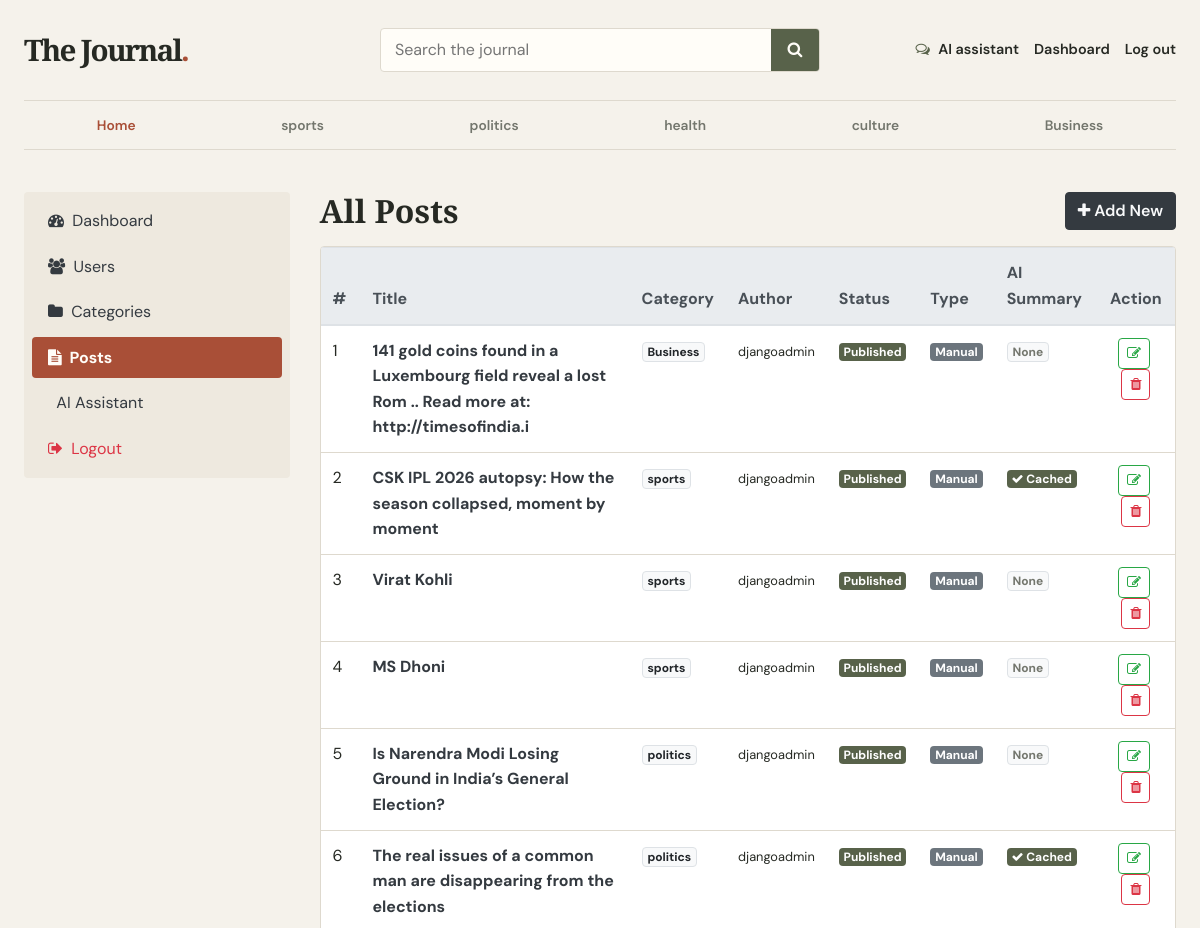
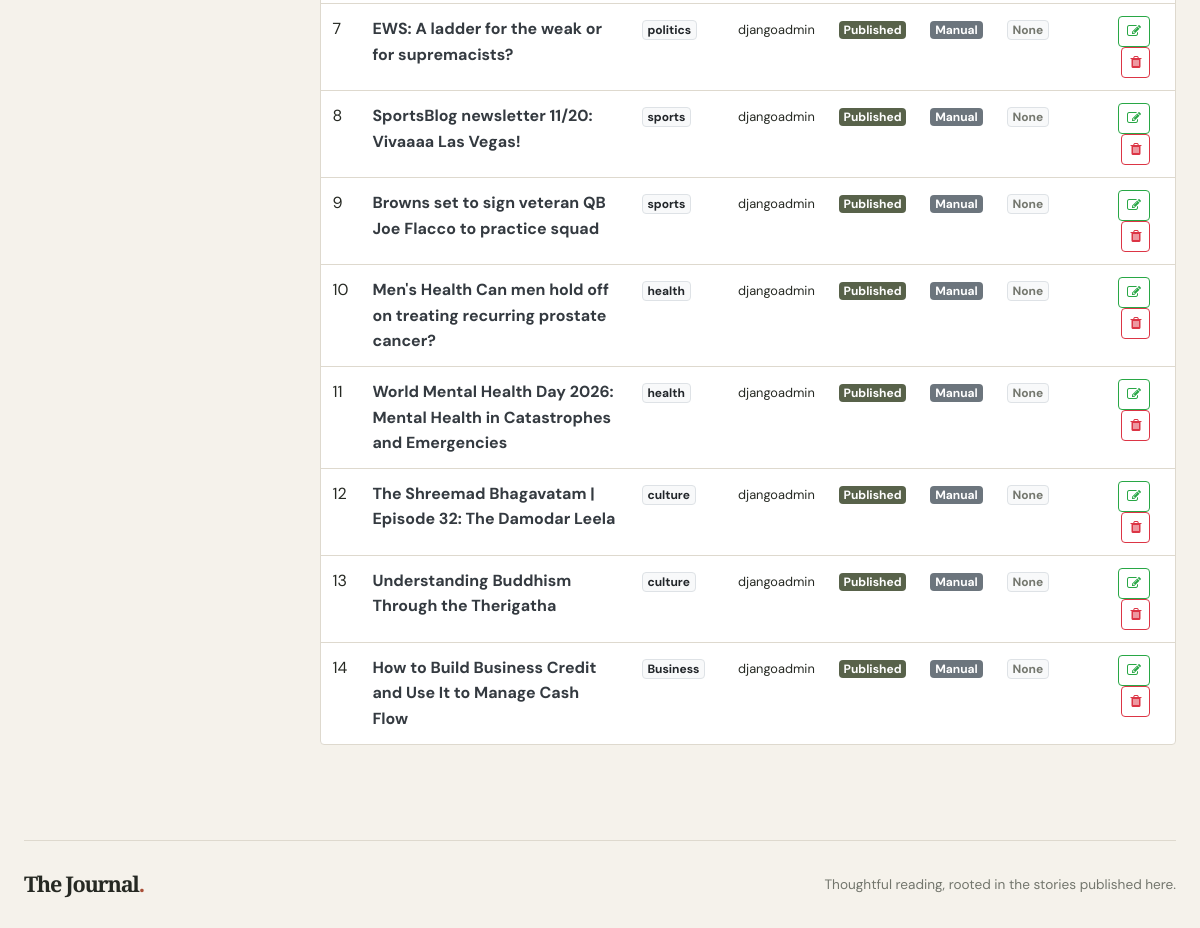
Page /dashboards/posts/ (signed in) on the committed database (2 pictures, top to bottom).
### blog/models.py (models this page shows, shortened)
class category(models.Model):
    category_name = models.CharField(max_length=50 , unique=True)
    created_at = models.DateTimeField(auto_now_add=True)
    updated_at = models.DateTimeField(auto_now=True)
    class Meta:
        verbose_name_plural = "calegories"
    def __str__(self):
        return self.category_name

class Blog(models.Model):
    title = models.CharField(max_length=255)
    slug = models.SlugField(max_length=255, unique=True, blank=True)
    category = models.ForeignKey(category, on_delete=models.CASCADE)
    author = models.ForeignKey(User, on_delete=models.CASCADE)
    featured_image = models.ImageField(upload_to='uploads/%Y/%m/%d', blank=True, null=True)
    short_description = models.TextField(max_length=1000)
    blog_body = models.TextField()
    status = models.CharField(max_length=20, choices=STATUS_CHOICES, default="Draft")
    is_featured = models.BooleanField(default=False)
    ai_summary = models.TextField(blank=True, default="")
    is_ai_generated = models.BooleanField(default=False)
    source_urls = models.TextField(blank=True, default="")
    generation_date = models.DateField(null=True, blank=True)
    created_at = models.DateTimeField(auto_now_add=True)
    updated_at = models.DateTimeField(auto_now=True)

### dashboards/views.py (the view)
# urls.py: path('posts/',views.posts,name='posts'),
@login_required(login_url='login')
def posts(request):
    posts = Blog.objects.all()
    context = {
        'posts': posts,
    }
    return render(request, 'dashboards/posts.html', context)

### blog/context_processors.py (called while the page is built)
def get_categories(request):
    categories = category.objects.all()
    return dict(categories=categories)

### templates/dashboards/posts.html
{% extends 'base.html' %}
{% block content %}
<div class="row">
    {% include 'dashboards/sidebar.html' %}
    <div class="col-md-9">
        <div class="d-flex flex-wrap justify-content-between align-items-center mb-3">
            <h2 class="mb-2 mb-md-0">All Posts</h2>
            <div>
                <a href="{% url 'add_post' %}" class="btn btn-dark text-light">
                    <i class="fa fa-plus"></i> Add New
                </a>
            </div>
        </div>
        <div class="table-responsive shadow-sm border rounded bg-white">
            <table class="table table-hover mb-0 align-middle">
                <thead class="thead-light">
                  <tr>
                    <th>#</th>
                    <th>Title</th>
                    <th>Category</th>
                    <th>Author</th>
                    <th>Status</th>
                    <th>Type</th>
                    <th>AI Summary</th>
                    <th class="text-center">Action</th>
                  </tr>
                </thead>
                <tbody>
                {% for post in posts %}
                  <tr>
                    <td>{{ forloop.counter }}</td>
                    <td>
                        <a href="{% url 'blog' post.slug %}" target="_blank" class="text-dark font-weight-bold">
                            {{ post.title }}
                        </a>
                    </td>
                    <td><span class="badge badge-light border">{{ post.category }}</span></td>
                    <td><small>{{ post.author }}</small></td>
                    <td>
                        {% if post.status == 'Published' %}
                            <span class="badge badge-success">Published</span>
                        {% else %}
                            <span class="badge badge-warning text-dark">Draft</span>
                        {% endif %}
                    </td>
                    <td>
                        {% if post.is_ai_generated %}
                            <span class="badge badge-info"><i class="fa fa-robot"></i> AI Draft</span>
                        {% else %}
                            <span class="badge badge-secondary">Manual</span>
                        {% endif %}
                    </td>
                    <td>
                      {% if post.ai_summary %}
                        <span class="badge badge-success"><i class="fa fa-check"></i> Cached</span>
                      {% else %}
                        <span class="badge badge-light border text-muted">None</span>
                      {% endif %}
                    </td>
                    <td class="text-center">
                        <a href="{% url 'edit_post' post.id %}" class="btn btn-sm btn-outline-success mr-1" title="Edit / Review Post">
                            <i class="fa fa-edit"></i>
                        </a>
                        <a href="{% url 'delete_post' post.id %}" class="btn btn-sm btn-outline-danger" title="Delete Post" onclick="return confirm('Are you sure you want to delete this post?');">
                            <i class="fa fa-trash"></i>
                        </a>
                    </td>
                  </tr>
                {% empty %}
                  <tr>
                    <td colspan="8" class="text-center py-4 text-muted">
                        No posts found. Create one or run the daily AI draft generator!
                    </td>
                  </tr>
                {% endfor %}
                </tbody>
            </table>
        </div>
        <br>
    </div>
</div>
{% endblock %}

### templates/base.html (shortened to what this page needs)
{% load static %}
<!DOCTYPE html>
<html lang="en">
<head>
    <link href="https://getbootstrap.com/docs/4.0/dist/css/bootstrap.min.css" rel="stylesheet">
    <link href="{% static 'css/blog.css' %}" rel="stylesheet">
    <link rel="stylesheet" href="https://cdnjs.cloudflare.com/ajax/libs/font-awesome/4.7.0/css/font-awesome.min.css">
</head>
<body>
    <div class="site-shell">
      <header class="site-header">
        <div class="header-main">
          <a class="blog-header-logo" href="{% url 'home' %}" aria-label="The Journal home">The Journal<span>.</span></a>
          <form class="site-search" action="{% url 'search' %}" method="GET" role="search">
            <input id="site-search-input" type="search" name="keyword" value="{{ keyword|default:'' }}" placeholder="Search the journal">
            <button type="submit" aria-label="Search"><i class="fa fa-search" aria-hidden="true"></i></button>
          </form>
          <nav class="header-actions" aria-label="Account and tools">
            <a class="header-tool" href="{% url 'ai_chat' %}"><i class="fa fa-comments-o" aria-hidden="true"></i> AI assistant</a>
            {% if not user.is_authenticated %}
            <a class="header-account" href="{% url 'login' %}">Log in</a>
            <a class="button button-small" href="{% url 'register' %}">Create account</a>
            {% else %}
            <a class="header-account" href="{% url 'dashboard' %}">Dashboard</a>
            <a class="header-account" href="{% url 'logout' %}">Log out</a>
            {% endif %}
          </nav>
        </div>
        <div class="category-bar">
          <nav class="category-nav" aria-label="Categories">
            <a href="{% url 'home' %}">Home</a>
            {% for i in categories %}
            <a href="{% url 'post_by_category' i.id %}">{{ i.category_name }}</a>
            {% endfor %}
          </nav>
        </div>
      </header>
      {% block content %}{% endblock %}
      <footer class="site-footer">
        <a class="footer-brand" href="{% url 'home' %}">The Journal<span>.</span></a>
        <p>Thoughtful reading, rooted in the stories published here.</p>
      </footer>
    </div>
</body>
</html>

### blog_main/static/css/blog.css (style rules this page uses)
:root { color-scheme: light; --paper: #f5f2eb; --surface: #fffdf8; --surface-muted: #eee9df; --ink: #262923; --muted: #73766d; --line: #ded9ce; --olive: #58624a; --olive-dark: #414a36; --terracotta: #a94f37; --terracotta-dark: #873c29; --serif: "Playfair Display", Georgia, serif; --sans: "DM Sans", Arial, sans-serif; }
* { box-sizing: border-box; }
body { margin: 0; background: var(--paper); color: var(--ink); font-family: var(--sans); font-size: 16px; line-height: 1.6; }
a { color: var(--olive-dark); transition: color .18s ease, background-color .18s ease, border-color .18s ease; }
h1, h2, h3, h4, h5, h6 { color: var(--ink); font-family: var(--serif); font-weight: 600; line-height: 1.2; }
.site-shell { width: min(1200px, calc(100% - 48px)); margin: 0 auto; }
.site-header { margin-bottom: 42px; border-bottom: 1px solid var(--line); }
.header-main { display: grid; grid-template-columns: minmax(190px, 1fr) minmax(220px, 440px) minmax(260px, 1fr); align-items: center; gap: 28px; min-height: 100px; }
.blog-header-logo, .footer-brand { color: var(--ink); font-family: var(--serif); font-size: 1.85rem; font-weight: 700; letter-spacing: -.06em; white-space: nowrap; }
.blog-header-logo span, .footer-brand span { color: var(--terracotta); }
.site-search { display: flex; overflow: hidden; height: 44px; border: 1px solid var(--line); border-radius: 4px; background: var(--surface); }
.site-search input { width: 100%; min-width: 0; padding: 0 14px; border: 0; outline: 0; background: transparent; color: var(--ink); font: inherit; }
.site-search button { width: 48px; flex: 0 0 48px; border: 0; background: var(--olive); color: var(--surface); }
.header-actions { display: flex; align-items: center; justify-content: flex-end; gap: 15px; }
.header-tool, .header-account { color: var(--ink); font-size: .9rem; font-weight: 600; white-space: nowrap; }
.header-tool i { margin-right: 5px; color: var(--olive); }
.category-bar { border-top: 1px solid var(--line); }
.category-nav { display: flex; min-height: 48px; align-items: center; justify-content: space-between; overflow-x: auto; scrollbar-width: thin; }
.category-nav a { flex: 1 0 auto; padding: 12px 18px; color: var(--muted); font-size: .86rem; font-weight: 600; line-height: 24px; text-align: center; white-space: nowrap; }
.category-nav a:first-child { color: var(--terracotta); }
.blog-post-meta, .text-muted { color: var(--muted) !important; }
.table-responsive { border-color: var(--line) !important; background: var(--surface); }
.table { color: var(--ink); }
.table thead th, .thead-light th { border-color: var(--line); background: var(--surface-muted); color: var(--ink); }
.table td, .table th { border-color: var(--line); }
.btn { border-radius: 4px; font-weight: 600; }
.badge-success { background-color: var(--olive); }
.site-footer { display: flex; align-items: center; justify-content: space-between; gap: 20px; margin-top: 70px; padding: 26px 0; border-top: 1px solid var(--line); }
.footer-brand { font-size: 1.35rem; }
.site-footer p { margin: 0; color: var(--muted); font-size: .85rem; }

### rows in the picture
category: category_name "sports"
category: category_name "politics"
category: category_name "health"
category: category_name "culture"
category: category_name "Business"
Blog: title "141 gold coins found in a Luxembourg field reveal a lost Rom .. Read more at: http://timesofindia.i", category "Business", author "djangoadmin", status "Published", is_ai_generated "Manual", ai_summary "None"
Blog: title "CSK IPL 2026 autopsy: How the season collapsed, moment by moment", category "sports", author "djangoadmin", status "Published", is_ai_generated "Manual", shows "Cached"
Blog: title "Virat Kohli", category "sports", author "djangoadmin", status "Published", is_ai_generated "Manual", ai_summary "None"
Blog: title "MS Dhoni", category "sports", author "djangoadmin", status "Published", is_ai_generated "Manual", ai_summary "None"
Blog: title "Is Narendra Modi Losing Ground in India’s General Election?", category "politics", author "djangoadmin", status "Published", is_ai_generated "Manual", ai_summary "None"
Blog: title "The real issues of a common man are disappearing from the elections", category "politics", author "djangoadmin", status "Published", is_ai_generated "Manual", shows "Cached"
Blog: title "EWS: A ladder for the weak or for supremacists?", category "politics", author "djangoadmin", status "Published", is_ai_generated "Manual", ai_summary "None"
Blog: title "SportsBlog newsletter 11/20: Vivaaaa Las Vegas!", category "sports", author "djangoadmin", status "Published", is_ai_generated "Manual", ai_summary "None"
Blog: title "Browns set to sign veteran QB Joe Flacco to practice squad", category "sports", author "djangoadmin", status "Published", is_ai_generated "Manual", ai_summary "None"
Blog: title "Men's Health Can men hold off on treating recurring prostate cancer?", category "health", author "djangoadmin", status "Published", is_ai_generated "Manual", ai_summary "None"
Blog: title "World Mental Health Day 2026: Mental Health in Catastrophes and Emergencies", category "health", author "djangoadmin", status "Published", is_ai_generated "Manual", ai_summary "None"
Blog: title "The Shreemad Bhagavatam | Episode 32: The Damodar Leela", category "culture", author "djangoadmin", status "Published", is_ai_generated "Manual", ai_summary "None"
Blog: title "Understanding Buddhism Through the Therigatha", category "culture", author "djangoadmin", status "Published", is_ai_generated "Manual", ai_summary "None"
Blog: title "How to Build Business Credit and Use It to Manage Cash Flow", category "Business", author "djangoadmin", status "Published", is_ai_generated "Manual", ai_summary "None"
